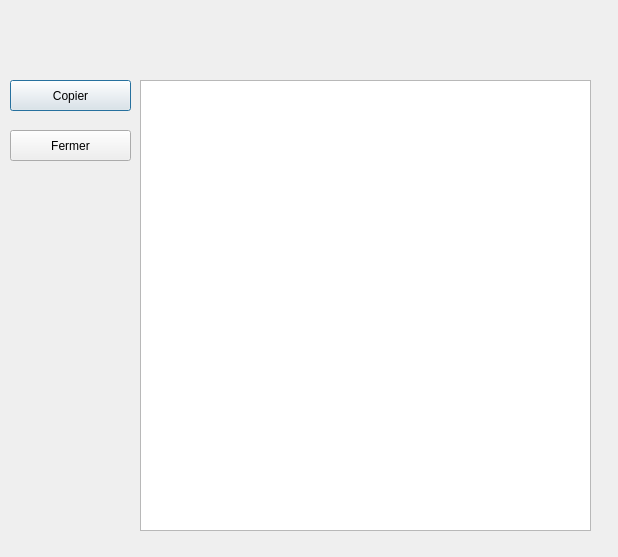
<?xml version="1.0" encoding="UTF-8"?>
<ui version="4.0">
 <class>Dialog</class>
 <widget class="QDialog" name="Dialog">
  <property name="geometry">
   <rect>
    <x>0</x>
    <y>0</y>
    <width>618</width>
    <height>557</height>
   </rect>
  </property>
  <property name="windowTitle">
   <string>Dialog</string>
  </property>
  <widget class="QTextEdit" name="res">
   <property name="geometry">
    <rect>
     <x>140</x>
     <y>80</y>
     <width>451</width>
     <height>451</height>
    </rect>
   </property>
  </widget>
  <widget class="QPushButton" name="copy_btn">
   <property name="geometry">
    <rect>
     <x>10</x>
     <y>80</y>
     <width>121</width>
     <height>31</height>
    </rect>
   </property>
   <property name="text">
    <string>Copier</string>
   </property>
  </widget>
  <widget class="QLabel" name="res_title">
   <property name="geometry">
    <rect>
     <x>230</x>
     <y>30</y>
     <width>201</width>
     <height>31</height>
    </rect>
   </property>
   <property name="font">
    <font>
     <pointsize>12</pointsize>
    </font>
   </property>
   <property name="text">
    <string/>
   </property>
  </widget>
  <widget class="QPushButton" name="close_btn">
   <property name="geometry">
    <rect>
     <x>10</x>
     <y>130</y>
     <width>121</width>
     <height>31</height>
    </rect>
   </property>
   <property name="text">
    <string>Fermer</string>
   </property>
  </widget>
 </widget>
 <resources/>
 <connections/>
</ui>
